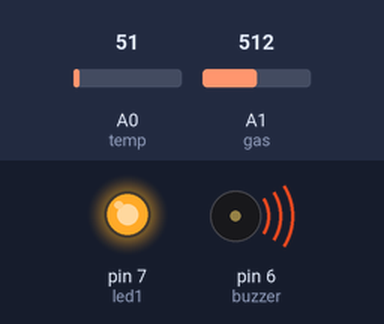
Bench run of a sketch on a simulated Arduino Uno, built with avr-gcc and run on an emulated ATmega328P. On the bench: output pins drawn as LEDs (lit = HIGH), buzzer (waves = sounding, pin HIGH). The test bench sets the inputs (shaded band); at power-on: A0 (temp) = 51, A1 (gas) = 512. What the sketch prints to the serial monitor is not drawn.

Above: at 0.1 s.
Timing chart, 0 to 1.6 s (numbered marks = the images above):
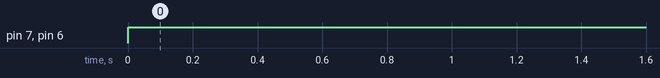

Measured:
- by itself, pin 7 (led1), pin 6 (buzzer): LOW → HIGH at 0.00 s

The sketch:

SYEDABDULHALIK_A.ino
```cpp
// C++ code
int led1=7;
int buzzer=6;
float temp=A0;
float val;
int gas=A1;
void setup()
{
  pinMode(led1,OUTPUT);
  pinMode(buzzer,OUTPUT);
  pinMode(temp,INPUT);
  pinMode(gas,INPUT);
  Serial.begin(9600);

}

void loop()
{
  val=analogRead(temp);
  float mv=(val/1024.0)*5000;
  float cel=mv/10;
  gas=analogRead(A1);
 if((cel>=27)||(gas>=0))
 {
   digitalWrite(led1,HIGH);
   digitalWrite(buzzer,HIGH);
 }
  else
  {
   digitalWrite(led1,LOW);
   digitalWrite(buzzer,LOW);

  }
  Serial.print("in DegreeC=");
  Serial.print("");
  Serial.print(cel);
  Serial.print("\t");

  Serial.print("gas_sensor=");
  Serial.print("");
  Serial.print(gas);
  delay(1000);

}
```
